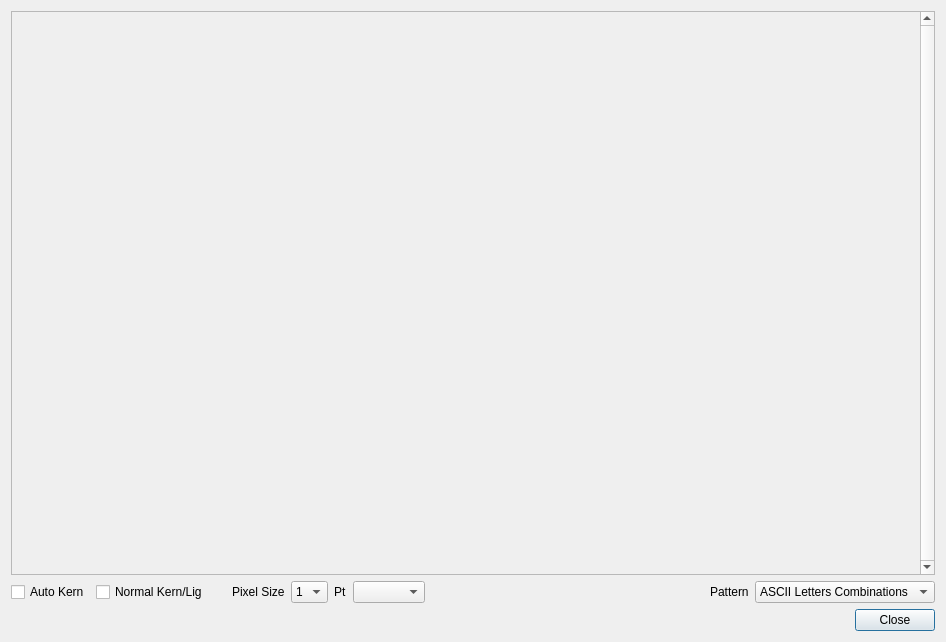
<?xml version="1.0" encoding="UTF-8"?>
<ui version="4.0">
 <class>ProofingDialog</class>
 <widget class="QDialog" name="ProofingDialog">
  <property name="geometry">
   <rect>
    <x>0</x>
    <y>0</y>
    <width>946</width>
    <height>642</height>
   </rect>
  </property>
  <property name="windowTitle">
   <string>Dialog</string>
  </property>
  <layout class="QVBoxLayout" name="verticalLayout">
   <item>
    <widget class="QScrollArea" name="scrollArea">
     <property name="verticalScrollBarPolicy">
      <enum>Qt::ScrollBarAlwaysOn</enum>
     </property>
     <property name="horizontalScrollBarPolicy">
      <enum>Qt::ScrollBarAlwaysOff</enum>
     </property>
     <property name="sizeAdjustPolicy">
      <enum>QAbstractScrollArea::AdjustToContents</enum>
     </property>
     <property name="widgetResizable">
      <bool>true</bool>
     </property>
     <widget class="QWidget" name="scrollAreaWidgetContents">
      <property name="geometry">
       <rect>
        <x>0</x>
        <y>0</y>
        <width>897</width>
        <height>525</height>
       </rect>
      </property>
     </widget>
    </widget>
   </item>
   <item>
    <layout class="QHBoxLayout" name="horizontalLayout">
     <item>
      <widget class="QCheckBox" name="autoKernCheckBox">
       <property name="text">
        <string>Auto Kern</string>
       </property>
      </widget>
     </item>
     <item>
      <widget class="QCheckBox" name="normalKernCheckBox">
       <property name="text">
        <string>Normal Kern/Lig</string>
       </property>
      </widget>
     </item>
     <item>
      <spacer name="horizontalSpacer_2">
       <property name="orientation">
        <enum>Qt::Horizontal</enum>
       </property>
       <property name="sizeType">
        <enum>QSizePolicy::Fixed</enum>
       </property>
       <property name="sizeHint" stdset="0">
        <size>
         <width>18</width>
         <height>20</height>
        </size>
       </property>
      </spacer>
     </item>
     <item>
      <widget class="QLabel" name="label">
       <property name="text">
        <string>Pixel Size</string>
       </property>
      </widget>
     </item>
     <item>
      <widget class="QComboBox" name="pixelSizeCombo">
       <item>
        <property name="text">
         <string>1</string>
        </property>
       </item>
       <item>
        <property name="text">
         <string>2</string>
        </property>
       </item>
       <item>
        <property name="text">
         <string>3</string>
        </property>
       </item>
       <item>
        <property name="text">
         <string>4</string>
        </property>
       </item>
       <item>
        <property name="text">
         <string>5</string>
        </property>
       </item>
      </widget>
     </item>
     <item>
      <widget class="QLabel" name="label_3">
       <property name="text">
        <string>Pt</string>
       </property>
      </widget>
     </item>
     <item>
      <widget class="QComboBox" name="faceIdxCombo">
       <property name="minimumSize">
        <size>
         <width>50</width>
         <height>0</height>
        </size>
       </property>
      </widget>
     </item>
     <item>
      <spacer name="horizontalSpacer_4">
       <property name="orientation">
        <enum>Qt::Horizontal</enum>
       </property>
       <property name="sizeHint" stdset="0">
        <size>
         <width>18</width>
         <height>20</height>
        </size>
       </property>
      </spacer>
     </item>
     <item>
      <widget class="QLabel" name="label_2">
       <property name="text">
        <string>Pattern</string>
       </property>
      </widget>
     </item>
     <item>
      <widget class="QComboBox" name="patternCombo">
       <item>
        <property name="text">
         <string>ASCII Letters Combinations</string>
        </property>
       </item>
       <item>
        <property name="text">
         <string>All CodePoints</string>
        </property>
       </item>
       <item>
        <property name="text">
         <string>Lowercase</string>
        </property>
       </item>
       <item>
        <property name="text">
         <string>Uppercase</string>
        </property>
       </item>
       <item>
        <property name="text">
         <string>English Pangrams</string>
        </property>
       </item>
       <item>
        <property name="text">
         <string>European Pangrams</string>
        </property>
       </item>
       <item>
        <property name="text">
         <string>Lorem ipsum</string>
        </property>
       </item>
       <item>
        <property name="text">
         <string>Ligatures</string>
        </property>
       </item>
      </widget>
     </item>
    </layout>
   </item>
   <item>
    <layout class="QHBoxLayout" name="horizontalLayout_2">
     <item>
      <spacer name="horizontalSpacer_3">
       <property name="orientation">
        <enum>Qt::Horizontal</enum>
       </property>
       <property name="sizeHint" stdset="0">
        <size>
         <width>18</width>
         <height>20</height>
        </size>
       </property>
      </spacer>
     </item>
     <item>
      <widget class="QDialogButtonBox" name="buttonBox">
       <property name="orientation">
        <enum>Qt::Horizontal</enum>
       </property>
       <property name="standardButtons">
        <set>QDialogButtonBox::Close</set>
       </property>
      </widget>
     </item>
    </layout>
   </item>
  </layout>
 </widget>
 <resources/>
 <connections>
  <connection>
   <sender>buttonBox</sender>
   <signal>accepted()</signal>
   <receiver>ProofingDialog</receiver>
   <slot>accept()</slot>
   <hints>
    <hint type="sourcelabel">
     <x>248</x>
     <y>254</y>
    </hint>
    <hint type="destinationlabel">
     <x>157</x>
     <y>274</y>
    </hint>
   </hints>
  </connection>
  <connection>
   <sender>buttonBox</sender>
   <signal>rejected()</signal>
   <receiver>ProofingDialog</receiver>
   <slot>reject()</slot>
   <hints>
    <hint type="sourcelabel">
     <x>316</x>
     <y>260</y>
    </hint>
    <hint type="destinationlabel">
     <x>286</x>
     <y>274</y>
    </hint>
   </hints>
  </connection>
 </connections>
</ui>
